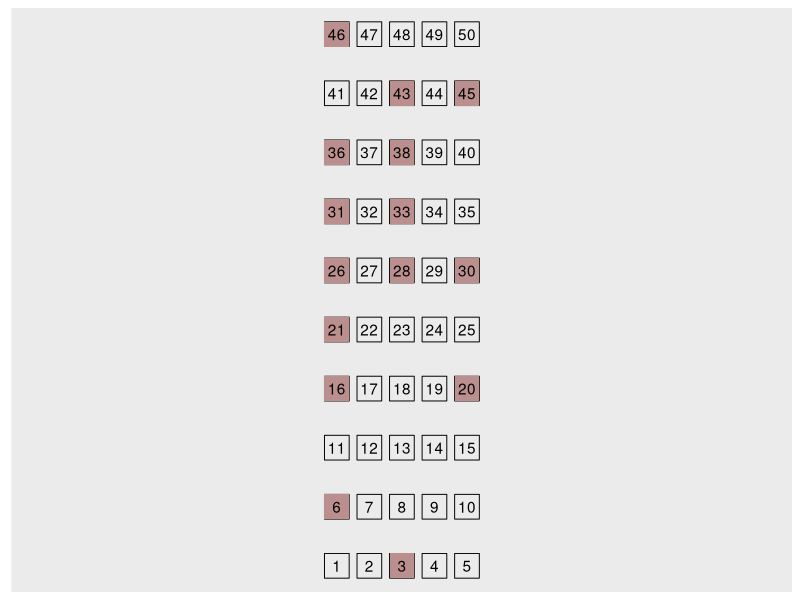

This chart was generated by the following R code:
library(ggplot2) # görselleştirme için
library(dplyr) # tibble oluşturmak için

# Bu fonksiyon ilk önce iki kullanıcı arasında bir boşluk kalacak şekilde tesadüfi olarak koltuk numarası belirler. Bu tip koltukların tamamı dolduktan sonra kalan koltuklar arasından yine tesadüfi olarak koltuk numarası belirler.

seapart = function(seat_cap = 50, users = seat_cap * 0.5, seed = 321) {
  set.seed(seed)
  seat_cap = seat_cap
  users = users

  # başlamak için tümüyle boş salon
  seat_status = rep(TRUE, times = seat_cap)
  seats = c(1:seat_cap)

  # Mod 5'e göre 1, 3, ve 0 olan koltuk numaraları
  seats_mod5 = seats[(seats %% 5) %in% c(0, 1, 3)]
  max_empty = length(seats_mod5)

  # Koltuk seçme fonksiyonları
  pick_seat = function(type = "mod5", mod5_seat_status) {

    if (type == "mod5") {
      
      empty_seats_mod5 = seats_mod5[mod5_seat_status]

      if (length(empty_seats_mod5) > 1) {
        seat_pick = sample(empty_seats_mod5, 1)
      } else {
        seat_pick = empty_seats_mod5[1]
      }

      return(seat_pick)
    } else {

      empty_seats = seats[seat_status]

      if (length(empty_seats) > 1) {
        return(sample(empty_seats, 1))
      } else {
        return(empty_seats[1])
      }
    }
  }

  seat_picker = function() {
    if (sum(seat_status) > 0) {

      mod5_seat_status = seat_status[seats_mod5]

      if (sum(mod5_seat_status) > 0) {
        seat_pick = pick_seat("mod5", mod5_seat_status)
      } else {
        seat_pick = pick_seat("any")
      }

      return(seat_pick)

    } else {
      return(-1)
    }
  }

  cat_stars = function() {
    cat("****************************************\n")
  }

  cat_stars()
  cat("Toplam başlangıç boş koltuk sayısı: ", seat_cap, "\n")
  cat("Bir boşluklu maximum koltuk sayısı: ", max_empty, "\n")
  cat_stars()

  # Koltuk seçme
  seat_order = rep(NA, seat_cap)

  for (i in 1:(users)) {
    seat_pick = seat_picker()

    if (seat_pick > 0) {
      seat_status[seat_pick] = FALSE
      cat(i, ": ", "Koltuk numaranız: ", seat_pick, "\n", sep = "")

      if (i <= seat_cap) {seat_order[i] = seat_pick}

      if (i == max_empty) {
        cat_stars()
        cat("Mod 5'e göre 0, 1, ve 3 olan koltukların tamamı dolu!", "\n")
        cat("Diğer numaralara geçiliyor...", "\n")
        cat_stars()
      }
    } else {
      cat_stars()
      cat(i, ": ", "Üzgünüz, şu anda hiç boş koltuğumuz yok.", "\n", sep = "")
    }
  }

  cat(paste("Kalan boş koltuk sayısı: ", sum(seat_status)))

  # Oturma verisi oluşturma
  seat_y_grid = rep(0, seat_cap)
  seat_y = rep(NA, length(seat_order))

  seat_x_grid = c(1:seat_cap) %% 5
  seat_x_grid[which(seat_x_grid == 0)] = 5

  seat_x = seat_order %% 5
  seat_x[which(seat_x == 0)] = 5

  for (i in 1:length(seat_order)) {
    if (!is.na(seat_order[i])) {
      for (j in 1:(seat_cap/5)) {
        in_interval = seat_order[i] > (j - 1) * 5 & seat_order[i] <= j * 5
        if (in_interval) {
          seat_y[i] = j
        }
      }
    }
  }

  # grid
  for (i in 1:length(seats)) {
    for (j in 1:(seat_cap/5)) {
      in_interval = seats[i] > (j - 1) * 5 & seats[i] <= j * 5
      if (in_interval) {
        seat_y_grid[i] = j
      }
    }
  }

  seating_data = tibble(
    seats,
    seat_x_grid,
    seat_y_grid,
    seat_order,
    seat_x,
    seat_y
  )

  return(seating_data)
}

seating_data = seapart(seat_cap = 50, users = 15)

seating_data |>
  ggplot(aes(seat_x_grid, seat_y_grid, label = seats)) +
  geom_point(shape = 0, size = 8) +
  geom_point(aes(seat_x, seat_y), shape = 15, color = "rosybrown", size = 8) +
  geom_text() +
  scale_x_discrete(expand = c(2, 2)) +
  #scale_y_discrete(expand = c(1, 0)) +
  labs(x = NULL, y = NULL) +
  theme(
    axis.ticks = element_blank(), 
    axis.text = element_blank(), 
    panel.grid.major = element_blank(), 
    panel.grid.minor = element_blank(),
    legend.position = "none"
  )
